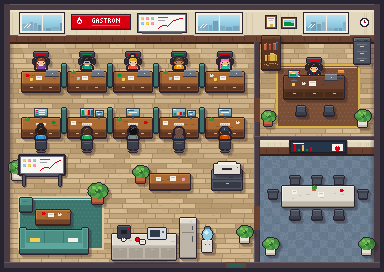

Recreate this plot in Python.
"""Gastron Virtual Office — top-down (3/4 RPG view, NOT isometric) pixel office for the 11 AI agents.

Style rules distilled from the Pinterest "2D pixel art office" board:
  * camera looks straight down at the floor; walls on the top edge show their front face,
    side/bottom walls show only a thin dark cap (RPG-Maker / Stardew convention)
  * every object = lit top face + darker front face, 1px dark outline, soft shadow down-right
  * 16px grid, limited warm palette, small clutter (mugs, papers, plants) for life
  * characters are 12x13 chibi sprites: front view above a desk, back view below a desk

Drawn procedurally with PIL. Run:  python3 office.py
  -> office.png / office-x3.png       (with the team seated)
  -> office-bg.png / office-bg-x3.png (empty room, for the app to layer sprites on)
  -> seats.json                       (seat position + facing per agent id)
"""
import json
from pathlib import Path

import numpy as np
from PIL import Image, ImageDraw

W, H = 384, 272
OUT = Path(__file__).parent
BG = (38, 36, 48, 255)
im = Image.new("RGBA", (W, H), BG)
d = ImageDraw.Draw(im)


# ------------------------------------------------------------- helpers ----
def hx(c):
    return c if isinstance(c, tuple) else tuple(int(c[i:i + 2], 16) for i in (1, 3, 5))


def Hh(x, y, s=0):
    n = ((int(x) * 374761393) + (int(y) * 668265263) + (s * 2246822519) + 1013904223) & 0xFFFFFFFF
    n = ((n ^ (n >> 13)) * 1274126177) & 0xFFFFFFFF
    return ((n ^ (n >> 16)) & 0xFFFFFFFF) / 4294967296


def px(x, y, c):
    if 0 <= x < W and 0 <= y < H:
        im.putpixel((int(x), int(y)), hx(c)[:3] + (255,))


def rect(x0, y0, x1, y1, c):
    if x1 > x0 and y1 > y0:
        d.rectangle([x0, y0, x1 - 1, y1 - 1], fill=hx(c)[:3] + (255,))


def mix(a, b, t):
    a, b = hx(a), hx(b)
    return tuple(int(round(a[i] + (b[i] - a[i]) * t)) for i in range(3))


def lighten(c, t):
    return mix(c, "#ffffff", t)


def darken(c, t):
    return mix(c, "#000000", t)


def shade(x0, y0, x1, y1, c, a):
    arr = np.array(im).astype(float)
    y0, y1, x0, x1 = max(0, y0), min(H, y1), max(0, x0), min(W, x1)
    arr[y0:y1, x0:x1, :3] = arr[y0:y1, x0:x1, :3] * (1 - a) + np.array(hx(c)) * a
    im.paste(Image.fromarray(arr.astype(np.uint8)), (0, 0))


def disc(cx, cy, rx, ry, c):
    for y in range(int(cy - ry), int(cy + ry) + 1):
        for x in range(int(cx - rx), int(cx + rx) + 1):
            if ((x - cx) / rx) ** 2 + ((y - cy) / ry) ** 2 <= 1:
                px(x, y, c)


# ------------------------------------------------------------- palette ----
OL = "#2b2230"
WOOD_T = ["#c48446", "#a96a34", "#8e572a"]
WOOD_F = ["#74442a", "#61381f", "#432414"]
DARK_T = ["#7d4f36", "#6b4230", "#583426"]
DARK_F = ["#55331f", "#472a1a", "#361f14"]
TEAL_T = ["#5ea79c", "#4c8f85", "#3c776f"]
TEAL_F = ["#3b6f68", "#2f5c56", "#234642"]
WHITE_T = ["#f2efe8", "#e2ddd2", "#c9c3b6"]
WHITE_F = ["#bdb6a8", "#a8a193", "#8d8678"]
METAL = ["#6b7280", "#4f5562", "#363a44"]
CHAIR = ["#4a4f5e", "#3a3e4b", "#2a2d37"]
FLOOR = ["#d6bb90", "#ccb087", "#c3a67c", "#b89a70"]
FLOOR_GAP = "#a98c64"
CARPET = ["#6f8296", "#667a8e", "#5e7186"]
WALL = ["#ece3cb", "#e3d8bd", "#d6c9ab"]
CAP = ["#4a3c44", "#3a2f37"]
LEAF = ["#2f6b34", "#3f8a3c", "#58a64a", "#7cc35c"]
POT = ["#e8e2d4", "#c9c0ad"]
TERRA = ["#c4673e", "#9c4c2c"]
SKY = ["#bfe6f2", "#8fcde4", "#6ab4d6"]
SCREEN = ["#9fd6e0", "#6ab4c8", "#3d7f98"]
RED = "#D70010"     # Gastron CI
GREEN = "#009143"


# ============================================== layered objects + depth ===
def obj(fn, *a, L=3, outline=True, **k):
    """Draw fn on its own layer -> 1px dark outline -> soft cast shadow (down-right) -> composite."""
    global im, d
    base, bd = im, d
    layer = Image.new("RGBA", (W, H), (0, 0, 0, 0))
    im, d = layer, ImageDraw.Draw(layer)
    fn(*a, **k)
    im, d = base, bd
    arr = np.array(layer)
    m = arr[..., 3] > 0
    if outline:
        nb = np.zeros_like(m)
        nb[1:, :] |= m[:-1, :]
        nb[:-1, :] |= m[1:, :]
        nb[:, 1:] |= m[:, :-1]
        nb[:, :-1] |= m[:, 1:]
        ring = nb & ~m
        arr[ring] = list(hx(OL)) + [255]
        m = arr[..., 3] > 0
    out = np.array(base).astype(float)
    alpha = np.zeros((H, W))
    for kk in range(1, L + 1):
        sh = np.zeros_like(m)
        sh[kk:, kk:] = m[: H - kk, : W - kk]
        alpha[sh & (alpha == 0)] = 0.34 if kk <= 2 else 0.2
    alpha[m] = 0
    out[..., :3] = out[..., :3] * (1 - alpha[..., None]) + np.array([40, 24, 30]) * alpha[..., None]
    out[m, :3] = arr[m, :3]
    out[..., 3] = 255
    base.paste(Image.fromarray(out.astype(np.uint8)), (0, 0))


def box(x, y, w, dp, h, top=WOOD_T, front=WOOD_F, panels=0, handles=True):
    """Top-down block: top face (w x dp) above a front face (w x h)."""
    rect(x, y, x + w, y + dp, top[1])
    rect(x, y, x + w, y + 1, top[0])
    rect(x, y, x + 1, y + dp, top[0])
    rect(x, y + dp - 1, x + w, y + dp, top[2])
    for i in range(x + 3, x + w - 2, 7):
        if Hh(i, y, 5) < 0.55:
            rect(i, y + 2 + int(Hh(i, y, 7) * max(1, dp - 4)), i + 2 + int(Hh(i, y, 6) * 3), y + 3 + int(Hh(i, y, 7) * max(1, dp - 4)), top[2])
    rect(x, y + dp, x + w, y + dp + h, front[0])
    rect(x, y + dp + h - 1, x + w, y + dp + h, front[2])
    if panels:
        pw = w / panels
        for i in range(panels):
            a, b = int(x + i * pw), int(x + (i + 1) * pw)
            rect(a + 1, y + dp + 1, b - 1, y + dp + h - 2, front[1])
            rect(a + 1, y + dp + 1, b - 1, y + dp + 2, front[0])
            if handles:
                rect((a + b) // 2 - 1, y + dp + 3, (a + b) // 2 + 2, y + dp + 4, "#e0b070")


# ================================================================ props ===
def monitor(x, y, kind=0, w=14, h=9):
    """Front-facing monitor standing on a desk (screen visible)."""
    rect(x, y, x + w, y + h, METAL[2])
    for yy in range(y + 1, y + h - 1):
        rect(x + 1, yy, x + w - 1, yy + 1, mix(SCREEN[0], SCREEN[2], (yy - y) / h))
    if kind == 0:      # code / doc
        for i, yy in enumerate(range(y + 2, y + h - 2, 2)):
            ln = 3 + int(Hh(x, yy, 3) * (w - 6))
            rect(x + 2 + (i % 2), yy, x + 2 + ln, yy + 1, ["#2f5c78", "#e8f6f8", "#f6b066"][i % 3])
    elif kind == 1:    # bar chart
        for i in range(4):
            bh = 2 + int(Hh(x, i, 4) * (h - 5))
            rect(x + 2 + i * 3, y + h - 2 - bh, x + 4 + i * 3, y + h - 2, [GREEN, "#f6b066", RED, "#2f5c78"][i])
    elif kind == 2:    # design palette / image
        rect(x + 2, y + 2, x + 8, y + h - 2, "#f6b066")
        disc(x + 5, y + 4, 1.5, 1.5, "#fff3c4")
        rect(x + 2, y + h - 4, x + 8, y + h - 2, GREEN)
        for i, c in enumerate([RED, "#2f5c78", "#f4f1ea"]):
            rect(x + 10, y + 2 + i * 2, x + 12, y + 3 + i * 2, c)
    elif kind == 3:    # social feed
        for i in range(3):
            rect(x + 2, y + 2 + i * 2, x + 4, y + 3 + i * 2, [RED, "#8e44ad", GREEN][i])
            rect(x + 5, y + 2 + i * 2, x + w - 3, y + 3 + i * 2, "#e8f6f8")
    rect(x + 1, y + 1, x + 4, y + 2, "#e8f6f8")
    rect(x + w // 2 - 1, y + h, x + w // 2 + 1, y + h + 2, METAL[1])
    rect(x + w // 2 - 3, y + h + 2, x + w // 2 + 3, y + h + 3, METAL[0])


def laptop_back(x, y):
    """Open laptop seen from behind (the person faces us)."""
    rect(x, y, x + 12, y + 6, METAL[0])
    rect(x, y, x + 12, y + 1, lighten(METAL[0], 0.3))
    px(x + 6, y + 3, "#d6dae2")
    rect(x - 1, y + 6, x + 13, y + 7, METAL[2])


def keyboard(x, y, w=10):
    rect(x, y, x + w, y + 3, "#e6e2da")
    for k in range(x + 1, x + w - 1, 2):
        px(k, y + 1, "#b8b2a6")
    rect(x, y + 2, x + w, y + 3, "#b8b2a6")


def paper(x, y, w=5, h=4):
    rect(x, y, x + w, y + h, "#f4f1ea")
    rect(x + 1, y + 1, x + w - 1, y + 2, "#c9c4b8")


def mug(x, y, c="#e8e2d4"):
    rect(x, y, x + 3, y + 3, c)
    px(x + 3, y + 1, c)
    px(x + 1, y, "#6a4a30")


def sticky(x, y, c):
    rect(x, y, x + 3, y + 3, c)
    px(x + 2, y + 2, darken(c, 0.15))


def lamp(x, y):
    rect(x + 2, y + 3, x + 3, y + 8, METAL[1])
    rect(x, y + 8, x + 5, y + 9, METAL[2])
    rect(x, y, x + 6, y + 3, "#e8853a")
    rect(x, y, x + 6, y + 1, "#f6b066")


def mini_plant(x, y):
    rect(x, y + 3, x + 4, y + 6, TERRA[0])
    disc(x + 2, y + 2, 2.5, 2, LEAF[1])
    px(x + 1, y + 1, LEAF[3])


def plant(x, y, size=1.0, pot=POT):
    """Potted floor plant; (x, y) = pot top-left."""
    pw = int(10 * size)
    rect(x, y, x + pw, y + int(8 * size), pot[0])
    rect(x, y + int(6 * size), x + pw, y + int(8 * size), pot[1])
    rect(x + 1, y, x + pw - 1, y + 2, "#5a3e2a")
    cx, cy = x + pw / 2, y - 5 * size
    for i in range(9):
        a = i * 0.7
        ox, oy = np.cos(a) * 5 * size, np.sin(a) * 4 * size
        disc(cx + ox, cy + oy, 4 * size, 3.2 * size, LEAF[1 + (i % 2)])
    for i in range(6):
        a = i * 1.1 + 0.4
        disc(cx + np.cos(a) * 3 * size - 1, cy + np.sin(a) * 2.5 * size - 2, 2 * size, 1.6 * size, LEAF[3 if i % 2 else 2])
    disc(cx, cy, 2.5 * size, 2 * size, LEAF[0])
    disc(cx - 1, cy - 1, 1.5, 1.2, LEAF[3])


def books(x, y, w, h, seed):
    cols = ["#b0473a", "#3f6f8f", "#d8b44a", "#4f8f5c", "#e8e2d4", "#7a4f8f", "#c96a3a", "#2f4f6f"]
    xx, i = x, 0
    while xx < x + w:
        bw = 1 + int(Hh(i, seed, 1) * 2)
        bh = h - int(Hh(i, seed, 2) * 3)
        if xx + bw > x + w:
            break
        if Hh(i, seed, 4) > 0.12:
            c = cols[int(Hh(i, seed, 3) * len(cols))]
            rect(xx, y + h - bh, xx + bw, y + h, c)
            rect(xx, y + h - bh, xx + bw, y + h - bh + 1, lighten(c, 0.25))
        xx += bw + (1 if Hh(i, seed, 5) < 0.2 else 0)
        i += 1


# ======================================================= pixel font ===
GLYPHS = {
    "G": [".##", "#..", "#.#", "#.#", ".##"],
    "A": [".#.", "#.#", "###", "#.#", "#.#"],
    "S": [".##", "#..", ".#.", "..#", "##."],
    "T": ["###", ".#.", ".#.", ".#.", ".#."],
    "R": ["##.", "#.#", "##.", "#.#", "#.#"],
    "O": [".#.", "#.#", "#.#", "#.#", ".#."],
    "N": ["#..#", "##.#", "#.##", "#..#", "#..#"],
    "I": ["#", "#", "#", "#", "#"],
    "E": ["###", "#..", "##.", "#..", "###"],
    "M": ["#...#", "##.##", "#.#.#", "#...#", "#...#"],
    " ": ["..", "..", "..", "..", ".."],
}


def text(x, y, s, c):
    for ch in s:
        g = GLYPHS[ch]
        for r, row in enumerate(g):
            for k, v in enumerate(row):
                if v == "#":
                    px(x + k, y + r, c)
        x += len(g[0]) + 1
    return x


def text_w(s):
    return sum(len(GLYPHS[ch][0]) + 1 for ch in s) - 1


# ============================================================ layout ===
# outer room: walls cap 4..10, top wall face 10..44, floor 44..262
TOP_CAP, FACE_Y0, FACE_Y1 = 4, 10, 44
FL_X0, FL_X1, FL_Y0, FL_Y1 = 10, 374, 44, 262
PART_X = 254                     # partition cap 254..260 between open plan and right rooms
RW_Y = 136                       # right rooms horizontal wall: cap 136..140, face 140..156


def floor_wood(x0, y0, x1, y1, seed=0):
    rect(x0, y0, x1, y1, FLOOR[1])
    for row, yy in enumerate(range(y0, y1, 5)):
        xx = x0 - int(Hh(row, seed, 1) * 20)
        while xx < x1:
            ln = 14 + int(Hh(xx, row, seed + 2) * 18)
            c = FLOOR[int(Hh(xx, row, seed + 3) * 4)]
            rect(max(x0, xx), yy, min(x1, xx + ln), min(y1, yy + 4), c)
            if Hh(xx, row, seed + 9) < 0.35:                 # wood knot / grain fleck
                gx = xx + 3 + int(Hh(xx, row, 11) * max(1, ln - 6))
                if x0 <= gx < x1:
                    rect(gx, yy + 1, min(x1, gx + 3), yy + 2, darken(c, 0.06))
            rect(max(x0, xx + ln - 1), yy, min(x1, xx + ln), min(y1, yy + 4), FLOOR_GAP)
            xx += ln
        rect(x0, min(y1, yy + 4), x1, min(y1, yy + 5), FLOOR_GAP)


def floor_carpet(x0, y0, x1, y1):
    for yy in range(y0, y1):
        for xx in range(x0, x1):
            t = ((xx // 8) + (yy // 8)) % 2
            c = CARPET[t]
            if Hh(xx, yy, 21) < 0.08:
                c = CARPET[2]
            px(xx, yy, c)


def wall_face(x0, x1, y0, y1):
    rect(x0, y0, x1, y1, WALL[1])
    rect(x0, y0, x1, y0 + 2, WALL[0])
    for xx in range(x0, x1, 2):                                  # light vertical texture
        if Hh(xx, y0, 31) < 0.25:
            rect(xx, y0 + 3, xx + 1, y1 - 10, WALL[2])
    rect(x0, y1 - 9, x1, y1 - 2, DARK_T[1])                     # wainscot
    rect(x0, y1 - 9, x1, y1 - 8, DARK_T[0])
    for xx in range(x0 + 6, x1, 12):
        rect(xx, y1 - 7, xx + 1, y1 - 3, DARK_T[2])
    rect(x0, y1 - 2, x1, y1, DARK_F[2])                         # baseboard


def window(x, y, w, h):
    rect(x - 1, y - 1, x + w + 1, y + h + 1, OL)
    rect(x, y, x + w, y + h, "#f4efe2")
    for yy in range(y + 2, y + h - 2):
        rect(x + 2, yy, x + w - 2, yy + 1, mix(SKY[0], SKY[2], (yy - y) / h))
    # distant city skyline at the bottom of the glass
    xx = x + 2
    while xx < x + w - 2:
        bw = 3 + int(Hh(xx, y, 41) * 5)
        bh = 3 + int(Hh(xx, y, 42) * (h // 2 - 2))
        rect(xx, y + h - 2 - bh, min(x + w - 2, xx + bw), y + h - 2, mix("#8fb4c8", "#6f97ae", Hh(xx, y, 43)))
        xx += bw + 1
    rect(x + w // 2, y, x + w // 2 + 1, y + h, "#f4efe2")        # mullion
    for g in (4, 7):                                              # glints
        for k in range(4):
            px(x + g + k, y + h - 6 - k, "#ffffff")
    rect(x - 2, y + h + 1, x + w + 2, y + h + 3, WHITE_T[2])     # sill


def sign_gastron(x, y):
    w = 58
    rect(x - 1, y - 1, x + w + 1, y + 15, OL)
    rect(x, y, x + w, y + 14, RED)
    rect(x, y, x + w, y + 1, lighten(RED, 0.3))
    rect(x, y + 13, x + w, y + 14, darken(RED, 0.25))
    # flame mark
    fx, fy = x + 5, y + 2
    for r, row in enumerate(["..#..", ".##..", ".###.", "##.##", "#...#", "#.#.#", ".###."]):
        for k, v in enumerate(row):
            if v == "#":
                px(fx + k, fy + r, "#ffffff")
    tx = x + 15 + (w - 19 - text_w("GASTRON")) // 2
    text(tx, y + 3, "GASTRON", "#ffffff")
    rect(tx, y + 10, tx + text_w("GASTRON"), y + 11, lighten(RED, 0.35))


def whiteboard(x, y, w, h):
    rect(x - 1, y - 1, x + w + 1, y + h + 1, OL)
    rect(x, y, x + w, y + h, METAL[0])
    rect(x + 1, y + 1, x + w - 1, y + h - 1, "#f7f6f2")
    # sticky notes + a trend line = campaign planning board
    for i, c in enumerate(["#f6d04d", "#f59ab0", "#8fd3a8", "#9cc8f0", "#f6d04d", "#f59ab0"]):
        sticky(x + 3 + (i % 3) * 5, y + 3 + (i // 3) * 5, c)
    pts = [(x + 20, y + h - 4), (x + 25, y + h - 7), (x + 29, y + h - 6), (x + 34, y + h - 11), (x + w - 4, y + 4)]
    for (ax, ay), (bx, by) in zip(pts, pts[1:]):
        n = max(abs(bx - ax), abs(by - ay))
        for t in range(n + 1):
            px(ax + (bx - ax) * t // n, ay + (by - ay) * t // n, RED)
    rect(x + 20, y + 3, x + 30, y + 4, "#5a6170")
    rect(x + 20, y + 6, x + 27, y + 7, "#9aa0ab")
    rect(x + 4, y + h, x + w - 4, y + h + 2, METAL[1])           # marker tray


def clock(x, y):
    disc(x, y, 4.5, 4.5, OL)
    disc(x, y, 3.5, 3.5, "#f7f6f2")
    px(x, y - 1, OL)
    px(x, y - 2, OL)
    px(x + 1, y, OL)
    px(x, y, RED)


def frame(x, y, w, h, kind):
    rect(x - 1, y - 1, x + w + 1, y + h + 1, OL)
    rect(x, y, x + w, y + h, DARK_T[0])
    rect(x + 1, y + 1, x + w - 1, y + h - 1, "#f4efe2")
    if kind == "cert":
        rect(x + 2, y + 2, x + w - 2, y + 3, "#9aa0ab")
        rect(x + 3, y + 4, x + w - 3, y + 5, "#c9c4b8")
        disc(x + w // 2, y + h - 3, 1.5, 1.5, "#d8b44a")
    else:
        rect(x + 2, y + 2, x + w - 2, y + h - 2, SKY[1])
        for k in range(x + 2, x + w - 2):
            hh = int(2 + 3 * Hh(k // 3, y, 51))
            rect(k, y + h - 2 - hh, k + 1, y + h - 2, GREEN)


def tv(x, y, w, h):
    rect(x - 1, y - 1, x + w + 1, y + h + 1, OL)
    rect(x, y, x + w, y + h, "#1d2028")
    rect(x + 1, y + 1, x + w - 1, y + h - 1, "#24364a")
    # presentation slide: title + KPI bars
    rect(x + 3, y + 2, x + 14, y + 3, "#e8f6f8")
    for i in range(5):
        bh = 2 + int(Hh(i, x, 61) * (h - 6))
        rect(x + 4 + i * 4, y + h - 2 - bh, x + 6 + i * 4, y + h - 2, [RED, GREEN, "#f6b066", GREEN, RED][i])
    rect(x + w - 14, y + 3, x + w - 3, y + h - 2, "#f4f1ea")
    disc(x + w - 9, y + 7, 2.5, 2.5, RED)
    px(x + w - 9, y + 5, "#ffffff")


def ac_unit(x, y):
    rect(x - 1, y - 1, x + 27, y + 9, OL)
    rect(x, y, x + 26, y + 8, "#f4f1ea")
    rect(x, y + 5, x + 26, y + 6, "#c9c4b8")
    rect(x + 2, y + 6, x + 24, y + 7, "#9aa0ab")
    px(x + 22, y + 2, GREEN)


# ======================================================= characters ===
SPR_FRONT = [
    "...oooooo...",
    "..ohhHHhho..",
    ".ohhHhhhhho.",
    ".ohhhhhhhho.",
    ".ohssssssho.",
    ".osesssseso.",
    ".osssmmssso.",
    "..oSssssSo..",
    ".occwwwwcco.",
    "ocCccccccCco",
    "ocCccccccCco",
    "osCccccccCso",
    "oooooooooooo",
]
SPR_BACK = [
    "...oooooo...",
    "..ohhHHhho..",
    ".ohhHhhhhho.",
    ".ohhhhhhhho.",
    ".ohhhhhhhho.",
    ".ohhhhhhhho.",
    ".oHhhhhhhho.",
    "..ohhhhhho..",
    ".occSssScco.",
    "ocCccccccCco",
    "ocCccccccCco",
    "ocCccccccCco",
    "oooooooooooo",
]


def person(x, y, look, facing):
    """12x13 seated chibi. (x, y) = sprite top-left. Extra hair/hat rows may go above y."""
    hair, skin, shirt = look["hair"], look["skin"], look["shirt"]
    style, outfit, acc = look["hairStyle"], look["outfit"], look.get("accessory")
    pal = {
        "o": OL, "h": hair, "H": lighten(hair, 0.28), "s": skin, "S": darken(skin, 0.14),
        "e": "#2b2230", "m": darken(skin, 0.1), "c": shirt, "C": darken(shirt, 0.22), "w": "#f4f1ea",
    }
    rows = [list(r) for r in (SPR_FRONT if facing == "S" else SPR_BACK)]
    extra = {}                                       # (col, row) -> colour, row may be negative

    if style == "long":
        for r in range(5, 10) if facing == "S" else range(6, 10):
            for c in (1, 10) if facing == "S" else range(1, 11):
                if facing == "N" and rows[r][c] in "o.":
                    continue
                rows[r][c] = "h"
            rows[r][0] = rows[r][11] = "o"
    elif style == "bun":
        for c, ch in enumerate("....oooo...."):
            if ch == "o":
                extra[(c, -3)] = OL
        for c, ch in enumerate("...ohHho...."):
            if ch != ".":
                extra[(c, -2)] = pal[ch]
        for c, ch in enumerate("...ohhho...."):
            if ch != ".":
                extra[(c, -1)] = pal[ch]
    elif style == "spiky":
        for c in (3, 5, 7):
            extra[(c, -1)] = OL
            extra[(c + 1, -1)] = OL
            rows[0][c + 1] = "h" if facing == "S" else "H"
    elif style == "cap":
        capc = "#2c3e50"
        for r in (1, 2, 3):
            for c in range(12):
                if rows[r][c] in "hH":
                    extra[(c, r)] = capc if (r, c) != (1, 5) else lighten(capc, 0.3)
        if facing == "S":
            for c in range(2, 10):
                extra[(c, 4)] = darken(capc, 0.3)
        px_logo = (5, 2)
        extra[px_logo] = "#e8853a"

    if outfit == "suit":
        rows[8][5] = rows[8][6] = "w" if facing == "S" else rows[8][5]
        if facing == "S":
            extra[(5, 9)] = RED
            extra[(6, 9)] = RED
            extra[(5, 10)] = darken(RED, 0.2)
            for r in (9, 10, 11):
                extra[(4, r)] = darken(shirt, 0.35)
                extra[(7, r)] = darken(shirt, 0.35)
    elif outfit == "hoodie":
        if facing == "S":
            extra[(4, 9)] = "#f4f1ea"
            extra[(7, 9)] = "#f4f1ea"
        else:
            for c in range(3, 9):
                extra[(c, 8)] = darken(shirt, 0.15)
    elif outfit == "sweater":
        for c in range(1, 11):
            if rows[10][c] in "cC":
                extra[(c, 10)] = lighten(shirt, 0.18) if c % 2 else shirt

    if acc == "glasses" and facing == "S":
        for c, col in zip(range(2, 10), ["g", "e", "g", "g", "g", "g", "e", "g"]):
            extra[(c, 5)] = "#2b2230" if col == "g" else "#9fd6e0"
    elif acc == "headphones":
        band = "#3b3f4a"
        for c in range(3, 9):
            extra[(c, 0)] = band
        for r in (4, 5, 6):
            extra[(0, r)] = OL
            extra[(1, r)] = "#e8853a" if r == 5 else band
            extra[(10, r)] = "#e8853a" if r == 5 else band
            extra[(11, r)] = OL
    elif acc == "beret":
        bc = "#2b2230"
        for c, ch in enumerate("..oooooooo.."):
            if ch == "o":
                extra[(c, -1)] = OL
        for c in range(2, 10):
            extra[(c, 0)] = bc
        for c in range(1, 9):
            extra[(c, 1)] = bc if c > 1 else OL
        extra[(9, 1)] = lighten(bc, 0.2)

    for r, row in enumerate(rows):
        for c, ch in enumerate(row):
            if ch != ".":
                px(x + c, y + r, pal[ch])
    for (c, r), col in extra.items():
        px(x + c, y + r, col)


def chair_back_view(x, y, accent):
    """Office chair seen from behind the sitter (sitter faces north). 14 wide."""
    rect(x, y, x + 10, y + 8, CHAIR[1])
    rect(x, y, x + 10, y + 1, lighten(CHAIR[1], 0.2))
    rect(x + 2, y + 2, x + 8, y + 3, accent)
    rect(x + 4, y + 8, x + 6, y + 10, METAL[2])
    rect(x + 1, y + 10, x + 9, y + 11, METAL[1])


def chair_top_view(x, y, accent):
    """Office chair behind a south-facing sitter: we see the backrest top + seat edges."""
    rect(x, y, x + 14, y + 5, CHAIR[1])
    rect(x, y, x + 14, y + 1, lighten(CHAIR[1], 0.22))
    rect(x + 2, y + 2, x + 12, y + 3, accent)
    rect(x - 1, y + 7, x + 1, y + 12, CHAIR[2])                  # armrests
    rect(x + 13, y + 7, x + 15, y + 12, CHAIR[2])


def empty_chair_north(x, y):
    """Empty meeting chair, backrest on the north side."""
    rect(x, y, x + 10, y + 3, CHAIR[1])
    rect(x, y, x + 10, y + 1, lighten(CHAIR[1], 0.2))
    rect(x + 1, y + 3, x + 9, y + 9, CHAIR[0])
    rect(x + 1, y + 8, x + 9, y + 9, CHAIR[2])


def empty_chair_south(x, y):
    rect(x + 1, y, x + 9, y + 6, CHAIR[0])
    rect(x + 1, y, x + 9, y + 1, lighten(CHAIR[0], 0.2))
    rect(x, y + 6, x + 10, y + 10, CHAIR[1])
    rect(x, y + 9, x + 10, y + 10, CHAIR[2])


# ============================================================ agents ===
AGENT_LOOKS = {
    "director":   dict(hair="#2b1d16", skin="#f1c27d", shirt="#26324f", hairStyle="short", outfit="suit"),
    "strategist": dict(hair="#8a3b1e", skin="#f3c9a0", shirt="#8e44ad", hairStyle="long", outfit="blouse"),
    "researcher": dict(hair="#1d1d1d", skin="#d9a066", shirt="#16a085", hairStyle="spiky", outfit="shirt", accessory="glasses"),
    "copywriter": dict(hair="#e0a526", skin="#f3c9a0", shirt="#e74c3c", hairStyle="bun", outfit="sweater"),
    "content":    dict(hair="#5b3a29", skin="#c68642", shirt="#f39c12", hairStyle="short", outfit="hoodie", accessory="headphones"),
    "creative":   dict(hair="#ff6fb5", skin="#f1c27d", shirt="#1abc9c", hairStyle="long", outfit="sweater", accessory="beret"),
    "social":     dict(hair="#2c1b10", skin="#e0ac69", shirt="#3498db", hairStyle="bun", outfit="blouse"),
    "ads":        dict(hair="#4a3020", skin="#f5d0a9", shirt="#27ae60", hairStyle="short", outfit="shirt"),
    "seo":        dict(hair="#111111", skin="#c68642", shirt="#7f8c8d", hairStyle="spiky", outfit="hoodie", accessory="glasses"),
    "analyst":    dict(hair="#6d4c41", skin="#f1c27d", shirt="#34495e", hairStyle="long", outfit="sweater", accessory="glasses"),
    "qa":         dict(hair="#3e2723", skin="#e8b48a", shirt="#d35400", hairStyle="cap", outfit="shirt", accessory="headphones"),
}
ROW1 = ["strategist", "researcher", "copywriter", "content", "creative"]       # face the viewer
ROW2 = ["social", "ads", "seo", "analyst", "qa"]                             # backs to viewer
MON_KIND = {"social": 3, "ads": 1, "seo": 0, "analyst": 1, "qa": 0}
DESK_XS = [22, 68, 114, 160, 206]
DESK_W = 38
SEATS = {}


# ============================================================ render ===
def render(with_people):
    global im, d
    im = Image.new("RGBA", (W, H), BG)
    d = ImageDraw.Draw(im)
    SEATS.clear()

    # ---------------- floors
    floor_wood(FL_X0, FL_Y0, PART_X, FL_Y1, seed=1)
    floor_wood(PART_X + 6, FL_Y0, FL_X1, RW_Y, seed=4)
    floor_carpet(PART_X + 6, RW_Y + 20, FL_X1, FL_Y1)

    # window light pools on the floor
    for wx, ww in ((20, 44), (196, 46), (304, 44)):
        for k in range(26):
            shade(wx + k // 2, FL_Y0 + k, wx + ww + k // 2, FL_Y0 + k + 1, "#fff6dc", 0.16 * (1 - k / 30))

    # rugs
    def rug(x0, y0, x1, y1, base, border):
        rect(x0, y0, x1, y1, border)
        rect(x0 + 2, y0 + 2, x1 - 2, y1 - 2, base)
        for yy in range(y0 + 4, y1 - 4, 4):
            for xx in range(x0 + 4 + (yy // 4 % 2) * 2, x1 - 4, 4):
                px(xx, yy, lighten(base, 0.12))
        rect(x0 + 3, y0 + 3, x1 - 3, y0 + 4, lighten(border, 0.2))
    rug(18, 196, 104, 250, "#3c776f", "#e0c8a0")                         # lounge rug
    rug(276, 64, 360, 128, "#7a4f36", "#d8b44a")                           # director rug

    # ---------------- top wall
    wall_face(FL_X0, FL_X1, FACE_Y0, FACE_Y1)
    rect(FL_X0 - 6, TOP_CAP, FL_X1 + 6, FACE_Y0, CAP[0])
    rect(FL_X0 - 6, TOP_CAP, FL_X1 + 6, TOP_CAP + 1, lighten(CAP[0], 0.15))
    # decor on the open-plan wall
    window(20, 13, 44, 20)
    sign_gastron(72, 15)
    whiteboard(138, 14, 48, 18)
    window(196, 13, 46, 20)
    # decor on the director's wall
    frame(266, 16, 10, 12, "cert")
    window(304, 13, 44, 20)
    clock(364, 22)
    frame(282, 18, 14, 10, "art")

    # ---------------- partition walls (thin caps seen from above) + right-room wall face
    def vcap(x, y0, y1):
        rect(x, y0, x + 6, y1, CAP[0])
        rect(x, y0, x + 1, y1, lighten(CAP[0], 0.15))
        rect(x + 5, y0, x + 6, y1, CAP[1])
    vcap(PART_X, FL_Y0 - 2, 98)
    vcap(PART_X, 122, 206)
    vcap(PART_X, 230, FL_Y1)
    # doorway thresholds
    rect(PART_X, 98, PART_X + 6, 122, DARK_T[1])
    rect(PART_X, 206, PART_X + 6, 230, DARK_T[1])
    wall_face(PART_X + 6, FL_X1, RW_Y + 4, RW_Y + 20)
    rect(PART_X, RW_Y, FL_X1 + 6, RW_Y + 4, CAP[0])
    rect(PART_X, RW_Y, FL_X1 + 6, RW_Y + 1, lighten(CAP[0], 0.15))

    # outer side + bottom caps
    for x0, x1 in ((FL_X0 - 6, FL_X0), (FL_X1, FL_X1 + 6)):
        rect(x0, TOP_CAP, x1, FL_Y1 + 6, CAP[0])
    rect(FL_X0 - 6, FL_Y1, FL_X1 + 6, FL_Y1 + 6, CAP[0])
    rect(FL_X0 - 6, FL_Y1, FL_X1 + 6, FL_Y1 + 1, lighten(CAP[0], 0.15))
    # front door gap in the bottom wall (open plan)
    rect(226, FL_Y1, 246, FL_Y1 + 6, DARK_T[1])
    rect(228, FL_Y1 + 1, 244, FL_Y1 + 5, "#2f5c56")                      # door mat

    # ---------------- meeting room (carpet, south-east)
    obj(lambda: tv(290, RW_Y + 5, 56, 12), outline=False, L=1)
    for i, cx in enumerate((290, 312, 334)):
        obj(empty_chair_north, cx, 176)
    obj(lambda: box(282, 186, 72, 16, 5, WHITE_T, WHITE_F))
    obj(lambda: (paper(292, 190), paper(318, 192, 6, 5), mug(340, 189, RED), mini_plant(312, 186 - 1)), outline=False, L=0)
    for cx in (290, 312, 334):
        obj(empty_chair_south, cx, 210)
    obj(empty_chair_north, 268, 190)
    obj(empty_chair_north, 358, 190)
    obj(plant, 362, 248, 0.9)
    obj(plant, 266, 248, 0.9)

    # ---------------- director's office (north-east)
    obj(lambda: box(262, 36, 18, 4, 30, DARK_T, DARK_F, panels=0))       # bookshelf against wall
    obj(lambda: books(264, 42, 14, 8, 3), outline=False, L=0)
    obj(lambda: books(264, 53, 14, 8, 7), outline=False, L=0)
    obj(lambda: books(264, 63, 14, 0, 9), outline=False, L=0)
    obj(lambda: box(354, 38, 16, 4, 22, METAL, [METAL[1], METAL[2], METAL[2]], panels=0))
    for k in range(3):
        rect(357, 44 + k * 7, 367, 45 + k * 7, METAL[0])
        rect(360, 46 + k * 7, 364, 47 + k * 7, "#c9c4b8")
    if with_people:
        obj(chair_top_view, 307, 58, RED)
        obj(person, 308, 63, AGENT_LOOKS["director"], "S", L=0)
    SEATS["director"] = dict(x=308, y=63, facing="S", room="director")
    obj(lambda: box(284, 76, 60, 14, 9, DARK_T, DARK_F, panels=3))       # executive desk
    obj(lambda: (laptop_back(325, 74), monitor(288, 70, 2, 12, 8), lamp(338, 70), paper(309, 81, 7, 5), mug(302, 82), sticky(292, 83, "#f6d04d")), outline=False, L=0)
    obj(empty_chair_south, 296, 106)
    obj(empty_chair_south, 324, 106)
    obj(plant, 358, 120, 0.9)
    obj(plant, 264, 120, 0.8, TERRA)

    # ---------------- open plan, row 1 (people face the viewer)
    for i, (dx, aid) in enumerate(zip(DESK_XS, ROW1)):
        if with_people:
            obj(chair_top_view, dx + 12, 52, [RED, GREEN][i % 2])
            obj(person, dx + 13, 57, AGENT_LOOKS[aid], "S", L=0)
        SEATS[aid] = dict(x=dx + 13, y=57, facing="S", room="open")
    for i, dx in enumerate(DESK_XS):
        obj(lambda dx=dx: box(dx, 72, DESK_W, 12, 8, WOOD_T, WOOD_F, panels=2))
        def clutter(dx=dx, i=i):
            laptop_back(dx + 24, 70)
            paper(dx + 14, 76, 6, 4)
            if i % 2 == 0:
                mug(dx + 4, 74, [RED, "#e8e2d4", GREEN][i % 3])
                sticky(dx + 8, 78, "#f6d04d")
            else:
                mini_plant(dx + 3, 70)
                sticky(dx + 9, 77, "#9cc8f0")
        obj(clutter, outline=False, L=0)
    # low teal divider screens between row-1 desks
    for dx in DESK_XS[1:]:
        obj(lambda dx=dx: box(dx - 6, 64, 4, 3, 20, TEAL_T, TEAL_F))

    # ---------------- open plan, row 2 (people show their backs, screens face us)
    for i, dx in enumerate(DESK_XS):
        obj(lambda dx=dx: box(dx, 118, DESK_W, 12, 8, WOOD_T, WOOD_F, panels=2))
    for i, (dx, aid) in enumerate(zip(DESK_XS, ROW2)):
        def setup(dx=dx, i=i, aid=aid):
            monitor(dx + 12, 108, MON_KIND[aid])
            keyboard(dx + 14, 123)
            if aid in ("ads", "analyst"):
                monitor(dx + 27, 110, 0, 9, 7)
            else:
                mug(dx + 30, 121, [GREEN, "#e8e2d4", RED][i % 3])
            paper(dx + 3, 121) if i % 2 else mini_plant(dx + 3, 117)
        obj(setup, outline=False, L=0)
        if with_people:
            obj(person, dx + 13, 127, AGENT_LOOKS[aid], "N", L=0)
            obj(chair_back_view, dx + 14, 141, [RED, GREEN][i % 2])
        SEATS[aid] = dict(x=dx + 13, y=127, facing="N", room="open")
    for dx in DESK_XS[1:]:
        obj(lambda dx=dx: box(dx - 6, 108, 4, 3, 22, TEAL_T, TEAL_F))

    # ---------------- lounge (south-west)
    def sofa(x, y, w):
        rect(x, y, x + w, y + 14, TEAL_T[1])                    # seat cushions (seen from above)
        for k in range(1, 3):
            rect(x + k * w // 3, y + 1, x + k * w // 3 + 1, y + 13, TEAL_T[2])
        rect(x, y, x + w, y + 1, TEAL_T[0])
        rect(x - 6, y + 13, x + w + 6, y + 19, TEAL_T[0])       # backrest top (south side)
        rect(x - 6, y + 19, x + w + 6, y + 24, TEAL_F[0])       # backrest front
        rect(x - 6, y + 23, x + w + 6, y + 24, TEAL_F[2])
        for ax in (x - 6, x + w):                                 # arms
            rect(ax, y - 2, ax + 6, y + 19, TEAL_T[0])
            rect(ax + 1, y - 1, ax + 5, y + 18, TEAL_T[1])
        rect(x + 4, y + 8, x + 14, y + 12, "#f6d04d")             # cushions
        rect(x + w - 14, y + 8, x + w - 4, y + 12, "#f4f1ea")
    obj(sofa, 26, 230, 56)
    obj(lambda: box(36, 210, 34, 10, 5, WOOD_T, WOOD_F))                                # coffee table
    obj(lambda: (mug(42, 212, RED), mug(58, 213), paper(48, 213, 6, 4)), outline=False, L=0)
    obj(lambda: box(20, 198, 12, 8, 6, TEAL_T, TEAL_F))                                 # pouf
    obj(plant, 92, 196, 1.1, TERRA)
    obj(plant, 12, 172, 1.0)

    # ---------------- pantry (south-centre)
    obj(lambda: box(112, 234, 64, 12, 14, WHITE_T, WHITE_F, panels=4))                 # counter
    def pantry():
        # coffee machine
        rect(118, 226, 130, 238, "#3a3e4b")
        rect(118, 226, 130, 227, "#5a6170")
        rect(121, 230, 127, 234, "#1d2028")
        px(128, 228, RED)
        mug(122, 238, "#f4f1ea")
        # microwave
        rect(148, 228, 166, 239, "#d6dae2")
        rect(150, 230, 160, 237, "#2f3a48")
        rect(162, 231, 164, 233, "#5a6170")
        mug(136, 238, RED)
        paper(140, 240, 5, 4)
    obj(pantry, L=0)
    obj(lambda: box(180, 218, 16, 6, 34, WHITE_T, WHITE_F))                             # fridge
    obj(lambda: (rect(182, 232, 194, 233, WHITE_F[2]), rect(192, 236, 193, 242, METAL[1]), rect(192, 226, 193, 230, METAL[1])), outline=False, L=0)
    def cooler():
        rect(202, 240, 212, 252, "#e2ddd2")
        rect(202, 240, 212, 241, "#f4f1ea")
        px(205, 244, RED)
        px(209, 244, "#3d7f98")
        disc(207, 234, 5, 6, "#8fcde4")
        disc(206, 232, 2, 2, "#d4f0fa")
        rect(205, 227, 210, 229, "#3d7f98")
    obj(cooler)

    # ---------------- shared kit (open plan, east)
    obj(lambda: box(212, 170, 30, 10, 10, METAL, [METAL[1], METAL[2], METAL[2]], panels=1))   # printer cabinet
    def printer():
        rect(214, 164, 240, 174, "#e2ddd2")
        rect(214, 164, 240, 165, "#f4f1ea")
        rect(218, 162, 236, 165, "#f4f1ea")
        rect(222, 168, 232, 170, "#2b2230")
        px(237, 167, GREEN)
    obj(printer)
    obj(plant, 240, 236, 0.9)
    obj(plant, 136, 176, 0.9, TERRA)
    obj(lambda: box(150, 174, 40, 10, 6, WOOD_T, WOOD_F))                 # standing table / huddle
    obj(lambda: (paper(156, 177), paper(170, 176, 6, 5), sticky(182, 178, "#f59ab0")), outline=False, L=0)
    obj(lambda: whiteboard(20, 156, 44, 18), L=2)
    obj(lambda: (rect(23, 175, 25, 186, METAL[1]), rect(59, 175, 61, 186, METAL[1])), outline=True, L=1)

    # vignette: darken the very edge of the room a touch
    for k in range(4):
        a = 0.07 * (4 - k)
        shade(FL_X0 + k, FL_Y0, FL_X0 + k + 1, FL_Y1, "#2b2230", a)
        shade(FL_X1 - k - 1, FL_Y0, FL_X1 - k, FL_Y1, "#2b2230", a)
    return im


if __name__ == "__main__":
    for name, people in (("office", True), ("office-bg", False)):
        img = render(people).convert("RGB")
        img.save(OUT / f"{name}.png")
        img.resize((W * 3, H * 3), Image.NEAREST).save(OUT / f"{name}-x3.png")
    (OUT / "seats.json").write_text(json.dumps(
        {"size": [W, H], "sprite": [12, 13], "seats": SEATS}, indent=2))
    print("wrote office.png, office-bg.png, seats.json")
